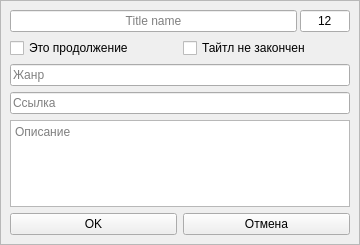
<?xml version="1.0" encoding="UTF-8"?>
<ui version="4.0">
 <class>Form</class>
 <widget class="QWidget" name="Form">
  <property name="geometry">
   <rect>
    <x>0</x>
    <y>0</y>
    <width>360</width>
    <height>245</height>
   </rect>
  </property>
  <property name="windowTitle">
   <string>Form</string>
  </property>
  <layout class="QGridLayout" name="gridLayout">
   <property name="leftMargin">
    <number>0</number>
   </property>
   <property name="topMargin">
    <number>0</number>
   </property>
   <property name="rightMargin">
    <number>0</number>
   </property>
   <property name="bottomMargin">
    <number>0</number>
   </property>
   <property name="spacing">
    <number>0</number>
   </property>
   <item row="0" column="0">
    <widget class="QFrame" name="add_form">
     <property name="frameShape">
      <enum>QFrame::StyledPanel</enum>
     </property>
     <property name="frameShadow">
      <enum>QFrame::Raised</enum>
     </property>
     <layout class="QVBoxLayout" name="verticalLayout">
      <item>
       <layout class="QHBoxLayout" name="horizontalLayout">
        <property name="spacing">
         <number>3</number>
        </property>
        <item>
         <widget class="QLineEdit" name="title_name">
          <property name="alignment">
           <set>Qt::AlignCenter</set>
          </property>
          <property name="placeholderText">
           <string>Title name</string>
          </property>
         </widget>
        </item>
        <item>
         <widget class="QLineEdit" name="count">
          <property name="maximumSize">
           <size>
            <width>50</width>
            <height>16777215</height>
           </size>
          </property>
          <property name="text">
           <string>12</string>
          </property>
          <property name="echoMode">
           <enum>QLineEdit::Normal</enum>
          </property>
          <property name="alignment">
           <set>Qt::AlignCenter</set>
          </property>
          <property name="placeholderText">
           <string>Count</string>
          </property>
         </widget>
        </item>
       </layout>
      </item>
      <item>
       <layout class="QHBoxLayout" name="horizontalLayout_5">
        <item>
         <widget class="QCheckBox" name="is_con">
          <property name="cursor">
           <cursorShape>PointingHandCursor</cursorShape>
          </property>
          <property name="focusPolicy">
           <enum>Qt::NoFocus</enum>
          </property>
          <property name="text">
           <string>Это продолжение</string>
          </property>
         </widget>
        </item>
        <item>
         <widget class="QCheckBox" name="is_finished">
          <property name="cursor">
           <cursorShape>PointingHandCursor</cursorShape>
          </property>
          <property name="focusPolicy">
           <enum>Qt::NoFocus</enum>
          </property>
          <property name="text">
           <string>Тайтл не закончен</string>
          </property>
         </widget>
        </item>
       </layout>
      </item>
      <item>
       <widget class="QLineEdit" name="genre">
        <property name="placeholderText">
         <string>Жанр</string>
        </property>
       </widget>
      </item>
      <item>
       <widget class="QLineEdit" name="link">
        <property name="placeholderText">
         <string>Ссылка</string>
        </property>
       </widget>
      </item>
      <item>
       <widget class="QTextEdit" name="desc">
        <property name="horizontalScrollBarPolicy">
         <enum>Qt::ScrollBarAlwaysOff</enum>
        </property>
        <property name="tabChangesFocus">
         <bool>true</bool>
        </property>
        <property name="placeholderText">
         <string>Описание</string>
        </property>
       </widget>
      </item>
      <item>
       <layout class="QHBoxLayout" name="horizontalLayout_6">
        <item>
         <widget class="QPushButton" name="ok">
          <property name="cursor">
           <cursorShape>PointingHandCursor</cursorShape>
          </property>
          <property name="focusPolicy">
           <enum>Qt::TabFocus</enum>
          </property>
          <property name="text">
           <string>OK</string>
          </property>
         </widget>
        </item>
        <item>
         <widget class="QPushButton" name="cancel">
          <property name="cursor">
           <cursorShape>PointingHandCursor</cursorShape>
          </property>
          <property name="focusPolicy">
           <enum>Qt::NoFocus</enum>
          </property>
          <property name="text">
           <string>Отмена</string>
          </property>
         </widget>
        </item>
       </layout>
      </item>
     </layout>
    </widget>
   </item>
  </layout>
 </widget>
 <resources/>
 <connections/>
</ui>
